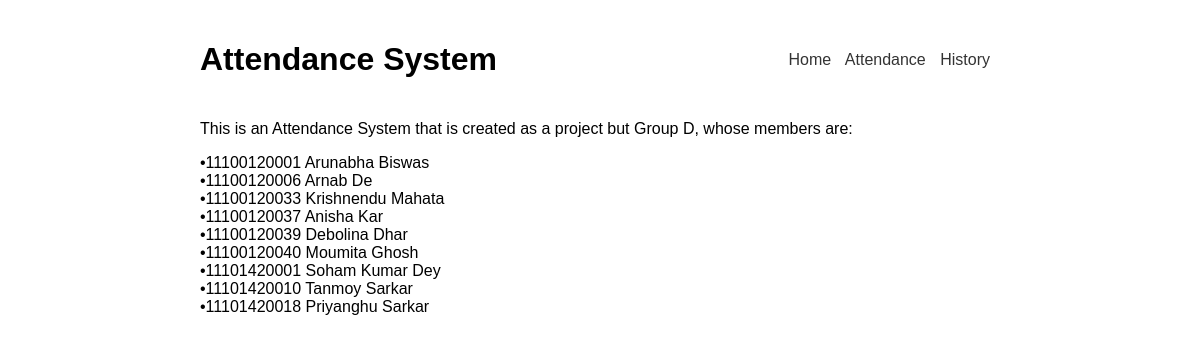
The page / on the database its author committed.
### tables this page shows
CREATE TABLE `at` (
  `Roll_No.` bigint(13) NOT NULL,
  `Name` text NOT NULL,
  `Total_Attendance` int(11) NOT NULL
);

### index.php (the view, shortened to what this page needs)
<?php
    $con = mysqli_connect("localhost","root","", "attendance_system");
    $query = "select * from at";
    $result = mysqli_query($con,$query);
?>
<!DOCTYPE html>
<html>
<head>
    <link rel="stylesheet" href="index.css">
</head>
<body>
    <div class="container">
        <div class="header">
            <h1>Attendance System</h1>
            <div class="nav-links">
                <a href="index.php">Home</a>
                <a href="attendance.php">Attendance</a>
                <a href="history.php">History</a>
            </div>
        </div>
        <p>This is an Attendance System that is created as a project but Group D, whose members are:
        </p>
        <tr>
                    <?php
                    while($rew = mysqli_fetch_assoc($result))
                    {
                        ?>
                        <td>•<?php echo $rew['Roll_No.'];?></td>
                        <td><?php echo $rew['Name'];?></td><br>
                    </tr>
                    <?php
                    }
                    ?>
    </div>
</body>
</html>

### index.css (style rules this page uses)
body { font-family: Arial, sans-serif; margin: 0; padding: 0; }
.container { max-width: 800px; margin: 0 auto; padding: 20px; }
.header { display: flex; justify-content: space-between; align-items: center; margin-bottom: 20px; }
.nav-links a { margin-right: 10px; text-decoration: none; color: #333; }

### rows shown on the page
at: value "11100120001", Name "Arunabha Biswas"
at: value "11100120006", Name "Arnab De"
at: value "11100120033", Name "Krishnendu Mahata"
at: value "11100120037", Name "Anisha Kar"
at: value "11100120039", Name "Debolina Dhar"
at: value "11100120040", Name "Moumita Ghosh"
at: value "11101420001", Name "Soham Kumar Dey"
at: value "11101420010", Name "Tanmoy Sarkar"
at: value "11101420018", Name "Priyanghu Sarkar"
